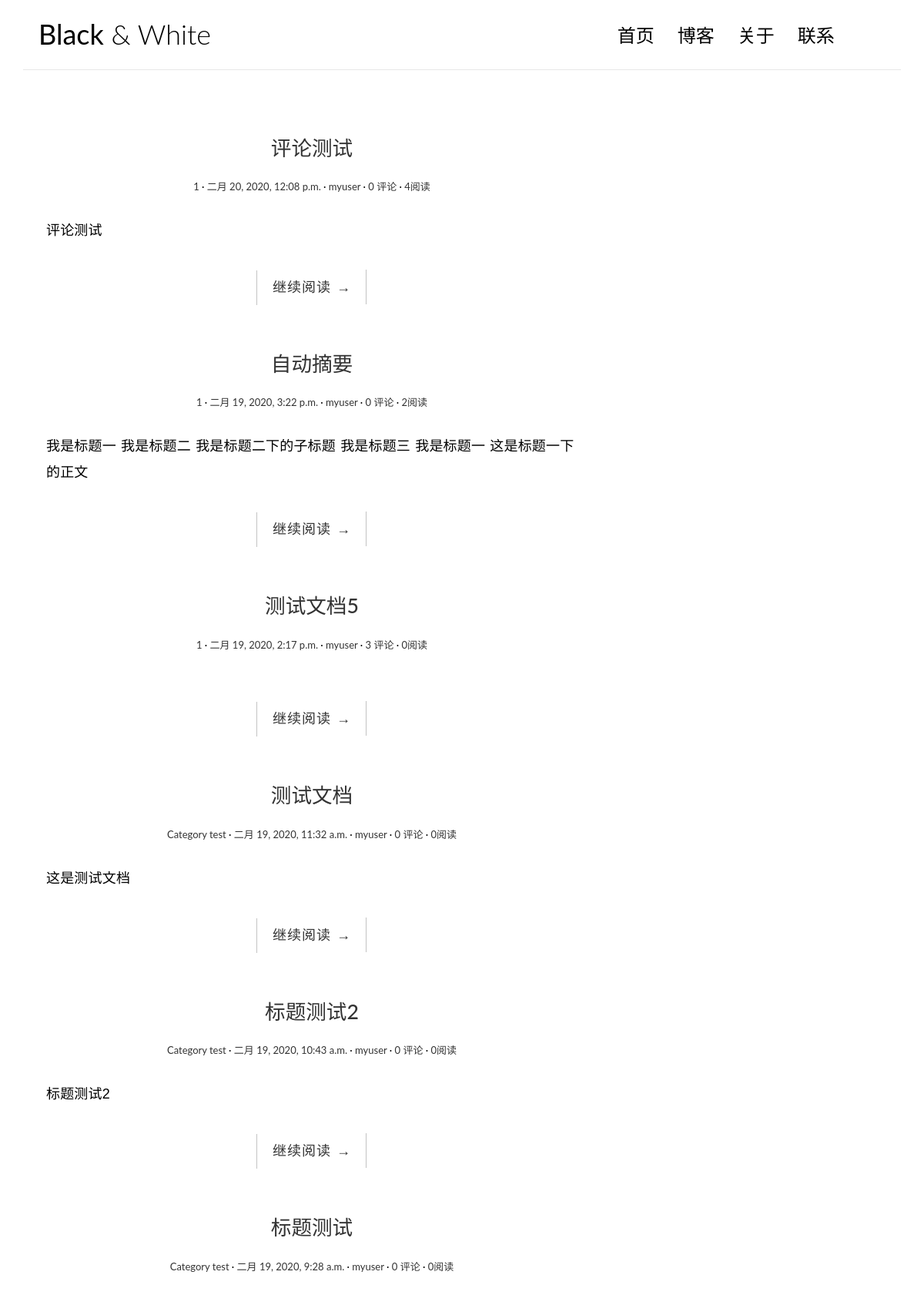
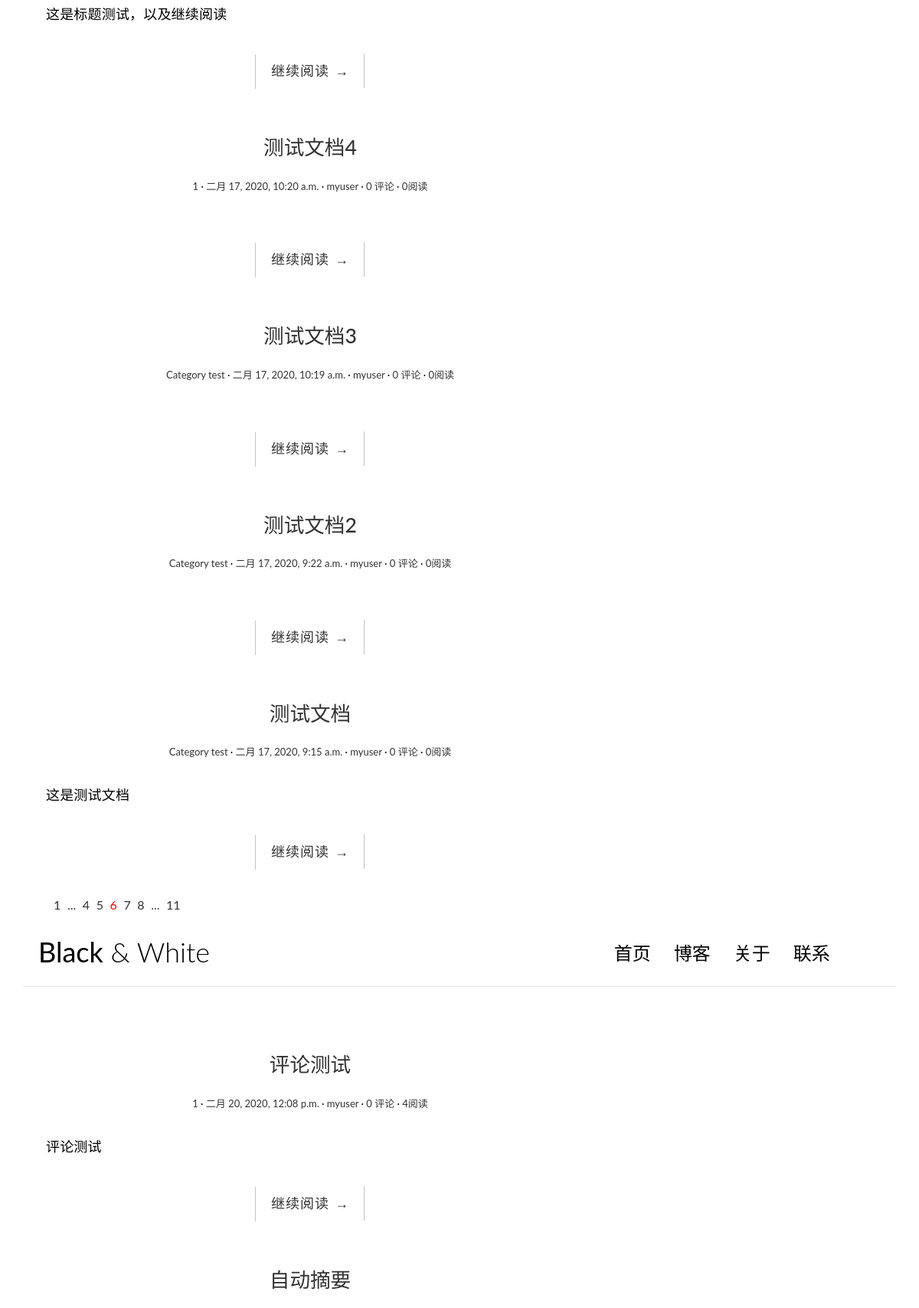
The page / (upper part) on the database its author committed (2 pictures, top to bottom).
### blog/models.py (models this page shows, shortened)
class Post(models.Model):
    title = models.CharField('标题', max_length=70)
    body = models.TextField('正文')
    created_time = models.DateTimeField('创建时间', default=timezone.now)
    modified_time = models.DateTimeField('修改时间')
    excerpt = models.CharField('摘要', max_length=100,blank=True)
    read_num = models.IntegerField(default=0)#阅读统计
    category = models.ForeignKey(Category, verbose_name= '分类', on_delete=models.CASCADE)
    tags = models.ManyToManyField(Tag, verbose_name='标签', blank=True)
    author = models.ForeignKey(User, verbose_name='作者', on_delete=models.CASCADE)
    class Meta:
        verbose_name = '文章'
        verbose_name_plural = verbose_name
        ordering = ['-created_time']
    def get_absolute_url(self):
        return reverse('blog:detail', kwargs={'pk' : self.pk})

class Category(models.Model):
    name = models.CharField(max_length=100)
    class Meta:
        verbose_name = '分类'
        verbose_name_plural = verbose_name

### blog/views.py (the view)
# urls.py: path('', views.index, name = 'index'),
def index(request):
    post_list = Post.objects.all().order_by('-created_time')
    return  render(request, 'blog/index.html', context={
        'post_list' : post_list
    })

### blog/templatetags/blog_extras.py (called while the page is built)
@register.inclusion_tag('blog/inclusions/_recent_posts.html', takes_context=True)
def show_recent_posts(context, num=5):
    return {
        'recent_post_list': Post.objects.all().order_by('-created_time')[:num],
    }

@register.inclusion_tag('blog/inclusions/_archives.html', takes_context=True)
def show_archives(context):
    return {
        'date_list': Post.objects.dates('created_time', 'month', order='DESC'),
    }

@register.inclusion_tag('blog/inclusions/_categories.html', takes_context=True)
def show_categories(context):
    return {
        'category_list': Category.objects.all(),
    }

@register.inclusion_tag('blog/inclusions/_tags.html', takes_context=True)
def show_tags(context):
    return {
        'tag_list': Tag.objects.all(),
    }

### templates/blog/index.html (shortened to what this page needs)
{% extends 'blog/../base.html' %}
{% load static %}
                {% block main %}
                    {% for post in post_list %}
                        <article class="post post-{{ post.pk }}">
                            <header class="entry-header">
                                <h1 class="entry-title">
                                    <a href="{{ post.get_absolute_url }}">{{ post.title }}</a>
                                </h1>
                                <div class="entry-meta">
                                    <span class="post-category"><a href="#">{{ post.category.name }}</a></span>
                                    <span class="post-date"><a href="#"><time class="entry-date"
                                                                              datetime={{ post.created_time }}>
                                        {{ post.created_time }}</time></a></span>
                                    <span class="post-author"><a href="#">{{ post.author }}</a></span>
                                    <span class="comments-link"><a href="{{ post.get_absolute_url }}#comment-area">{{ post.comment_set.count }} 评论</a></span>
                                    <span class="views-count"><a href="#">{{  post.read_num }}阅读</a></span>
                                </div>
                            </header>
                            <div class="entry-content clearfix">
                                <p>{{ post.excerpt }}</p>
                                <div class="read-more cl-effect-14">
                                    <a href="{{ post.get_absolute_url }}" class="more-link">继续阅读 <span class="meta-nav">→</span></a>
                                </div>
                            </div>
                        </article>
                        {%  empty %}
                                        <div class="no-post">暂时还没有发布的文章！</div>
                        {% endfor %}
                <div class="pagination">
                    <ul>
                        <li><a href="">1</a></li>
                        <li><a href="">...</a></li>
                        <li><a href="">4</a></li>
                        <li><a href="">5</a></li>
                        <li class="current"><a href="">6</a></li>
                        <li><a href="">7</a></li>
                        <li><a href="">8</a></li>
                        <li><a href="">...</a></li>
                        <li><a href="">11</a></li>
                    </ul>
                </div>
                {% endblock main %}

### templates/base.html (shortened to what this page needs)
{% load static %}
{% for post in post_list %}
{% load blog_extras %}
<!DOCTYPE html>
<html>
<head>
    <link rel="stylesheet" href="{%  static 'blog/css/bootstrap.min.css' %}">
    <link rel="stylesheet" href="http://code.ionicframework.com/ionicons/2.0.1/css/ionicons.min.css">
    <link rel="stylesheet" href="{%  static 'blog/css/pace.css' %}">
    <link rel="stylesheet" href="{%  static 'blog/css/custom.css' %}">
    <link href="https://cdn.bootcss.com/highlight.js/9.15.8/styles/github.min.css" rel="stylesheet">
</head>
<body>
<div class="container">
    <header id="site-header">
        <div class="row">
            <div class="col-md-4 col-sm-5 col-xs-8">
                <div class="logo">
                    <h1><a href="{% url 'blog:index' %}"><b>Black</b> &amp; White</a></h1>
                </div>
            </div>
            <div class="col-md-8 col-sm-7 col-xs-4">
                <nav class="main-nav" role="navigation">
                    <div class="collapse navbar-collapse" id="bs-example-navbar-collapse-1">
                        <ul class="nav navbar-nav navbar-right">
                            <li class="cl-effect-11"><a href="{% url 'blog:index' %}" data-hover="首页">首页</a></li>
                            <li class="cl-effect-11"><a href="full-width.html" data-hover="博客">博客</a></li>
                            <li class="cl-effect-11"><a href="about.html" data-hover="关于">关于</a></li>
                            <li class="cl-effect-11"><a href="contact.html" data-hover="联系">联系</a></li>
                        </ul>
                    </div>
                </nav>
            </div>
        </div>
    </header>
</div>
<div class="content-body">
    <div class="container">
        <div class="row">
            <main class="col-md-8">
                {% block main %}
                {% endblock main %}
            </main>
            <aside class="col-md-4">
            </aside>
{%  empty %}
                <div class="no-post">暂时还没有发布的文章！</div>
{% endfor %}
        </div>
    </div>
</div>
</body>
<body>
</body>
</html>

### blog/static/blog/css/custom.css (style rules this page uses)
* { outline: none; }
h1, h2, h3, h4, h5, h6 { margin-top: 0; }
b { font-weight: 400; }
a { color: #333; }
body { color: #444; font-family: 'Lato', sans-serif; }
p { font-family: 'Ubuntu', sans-serif; font-weight: 400; word-spacing: 1px; letter-spacing: 0.01em; }
#site-header { background-color: #FFF; padding: 25px 20px; margin-bottom: 40px; border-bottom: 1px solid #e7e7e7; }
.logo h1 a { color: #000; }
.logo h1 { margin: 0; font-family: 'Lato', sans-serif; font-weight: 300; }
.main-nav { margin-top: 11px; max-width: 95%; }
.main-nav a { color: #000000 !important; padding: 0 0 5px 0 !important; margin-right: 30px; font-family: 'Lato', sans-serif; font-weight: 300; font-size: 24px; }
.cl-effect-11 a { padding: 10px 0; color: #0972b4; text-shadow: none; }
.cl-effect-11 a::before { position: absolute; top: 0; left: 0; overflow: hidden; padding: 0 0 5px 0 !important; max-width: 0; border-bottom: 1px solid #000; color: #000; content: attr(data-hover); white-space: nowrap; -webkit-transition: max-width 0.5s; -moz-transition: max-width 0.5s; transition: max-width 0.5s; }
.content-body { padding-bottom: 4em; }
.post { background: #fff; padding: 30px 30px 0; }
.entry-title { text-align: center; font-size: 1.9em; margin-bottom: 20px; line-height: 1.6; padding: 10px 20px 0; }
.entry-meta { text-align: center; color: #DDDDDD; font-size: 13px; margin-bottom: 30px; }
.entry-content { font-size: 18px; line-height: 1.9; font-weight: 300; color: #000; }
.post-category::after, .post-date::after, .post-author::after, .comments-link::after { content: ' ·'; color: #000; }
.read-more { font-family: 'Ubuntu', sans-serif; font-weight: 400; word-spacing: 1px; letter-spacing: 0.01em; text-align: center; margin-top: 20px; }
.cl-effect-14 a { padding: 0 20px; height: 45px; line-height: 45px; position: relative; display: inline-block; margin: 15px 25px; letter-spacing: 1px; font-weight: 400; text-shadow: 0 0 1px rgba(255, 255, 255, 0.3); }
.cl-effect-14 a::before, .cl-effect-14 a::after { position: absolute; width: 45px; height: 1px; background: #C3C3C3; content: ''; -webkit-transition: all 0.3s; -moz-transition: all 0.3s; transition: all 0.3s; pointer-events: none; }
.cl-effect-14 a::before { top: 0; left: 0; -webkit-transform: rotate(90deg); -moz-transform: rotate(90deg); transform: rotate(90deg); -webkit-transform-origin: 0 0; -moz-transform-origin: 0 0; transform-origin: 0 0; }
.cl-effect-14 a::after { right: 0; bottom: 0; -webkit-transform: rotate(90deg); -moz-transform: rotate(90deg); transform: rotate(90deg); -webkit-transform-origin: 100% 0; -moz-transform-origin: 100% 0; transform-origin: 100% 0; }
.pagination ul { list-style: none; }
.pagination ul li { display: inline-block; font-size: 16px; margin-right: 5px; }
.current a { color: red; }

### rows shown on the page
Post: title "评论测试", category.name "1", created_time "二月 20, 2020, 12:08 p.m.", author "myuser", comment_set.count "0", read_num "4", excerpt "评论测试"
Post: title "自动摘要", category.name "1", created_time "二月 19, 2020, 3:22 p.m.", author "myuser", comment_set.count "0", read_num "2", excerpt "我是标题一 我是标题二 我是标题二下的子标题 我是标题三 我是标题一 这是标题一下的正文"
Post: title "测试文档5", category.name "1", created_time "二月 19, 2020, 2:17 p.m.", author "myuser", comment_set.count "3", read_num "0"
Post: title "测试文档", category.name "Category test", created_time "二月 19, 2020, 11:32 a.m.", author "myuser", comment_set.count "0", read_num "0", excerpt "这是测试文档"
Post: title "标题测试2", category.name "Category test", created_time "二月 19, 2020, 10:43 a.m.", author "myuser", comment_set.count "0", read_num "0", excerpt "标题测试2"
Post: title "标题测试", category.name "Category test", created_time "二月 19, 2020, 9:28 a.m.", author "myuser", comment_set.count "0", read_num "0", excerpt "这是标题测试，以及继续阅读"
Post: title "测试文档4", category.name "1", created_time "二月 17, 2020, 10:20 a.m.", author "myuser", comment_set.count "0", read_num "0"
Post: title "测试文档3", category.name "Category test", created_time "二月 17, 2020, 10:19 a.m.", author "myuser", comment_set.count "0", read_num "0"
Post: title "测试文档2", category.name "Category test", created_time "二月 17, 2020, 9:22 a.m.", author "myuser", comment_set.count "0", read_num "0"
Post: title "测试文档", category.name "Category test", created_time "二月 17, 2020, 9:15 a.m.", author "myuser", comment_set.count "0", read_num "0", excerpt "这是测试文档"
